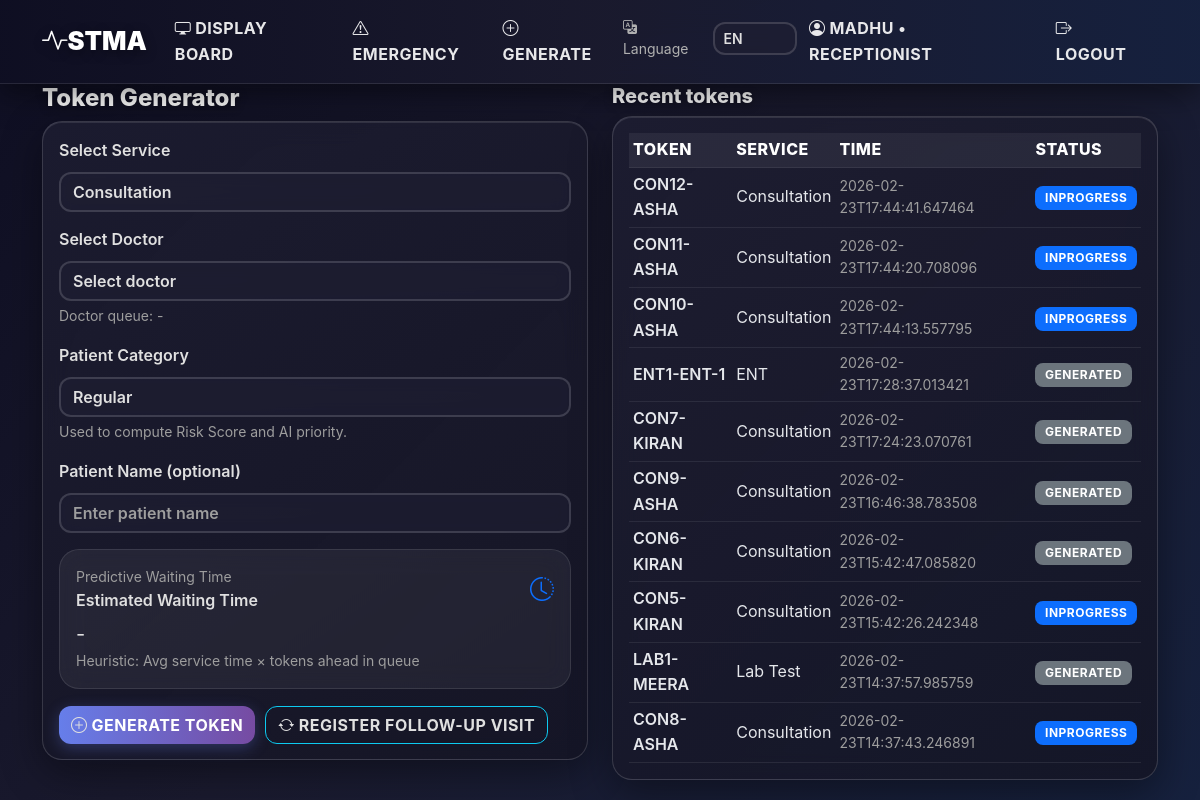
The app's page /generate (signed in) with its own data.
### tables this page shows
CREATE TABLE tokens (
            id INTEGER PRIMARY KEY AUTOINCREMENT,
            token_number TEXT,
            service TEXT,
            generated_time TEXT,
            start_time TEXT,
            end_time TEXT,
            status TEXT
        , service_name TEXT, handled_by TEXT, doctor_id INTEGER, assigned_time TEXT, priority TEXT DEFAULT 'normal', is_followup INTEGER NOT NULL DEFAULT 0, followup_of_token_id INTEGER, priority_level INTEGER NOT NULL DEFAULT 3, patient_category TEXT NOT NULL DEFAULT 'Regular', risk_score INTEGER NOT NULL DEFAULT 30, ai_priority_level INTEGER NOT NULL DEFAULT 4, created_at TEXT, called_at TEXT, closed_at TEXT, service_duration REAL, sla_breached INTEGER NOT NULL DEFAULT 0, patient_name TEXT, created_by_role TEXT NOT NULL DEFAULT 'STAFF', created_by_user_id INTEGER);

### app.py (the view, shortened to what this page needs)
        def wrapped(*args, **kwargs):
            wants_json = (
                request.path.startswith('/api/')
                or request.headers.get('X-Requested-With') == 'XMLHttpRequest'
                or request.accept_mimetypes.best == 'application/json'
            )
            if 'user_id' not in session:
                if wants_json:
                    return app.response_class(json.dumps({'error': 'auth_required'}), status=401, mimetype='application/json')
                return redirect(url_for('login'))
            return f(*args, **kwargs)

### app.py (called while the page is built, shortened)
def get_lang():
    lang = session.get('lang')
    if lang in TRANSLATIONS:
        return lang
    return DEFAULT_LANG

def _(key: str) -> str:
    lang = get_lang()
    return TRANSLATIONS.get(lang, TRANSLATIONS[DEFAULT_LANG]).get(key, key)

@app.context_processor
def inject_i18n():
    return {
        '_': _,
        'current_lang': get_lang(),
        'available_langs': sorted(list(TRANSLATIONS.keys())),
    }

def get_db():
    db = getattr(g, '_database', None)
    if db is None:
        db = g._database = sqlite3.connect(DB_PATH)
        db.row_factory = sqlite3.Row
    return db

@app.teardown_appcontext
def close_connection(exception):
    db = getattr(g, '_database', None)
    if db is not None:
        db.close()

def query_db(query, args=(), one=False):
    cur = get_db().execute(query, args)
    rv = cur.fetchall()
    cur.close()
    return (rv[0] if rv else None) if one else rv

def get_active_doctors(specialization: str | None = None):
    if specialization:
        return query_db(
            """
            SELECT id, name, specialization
            FROM doctors
            WHERE is_active=1
              AND (specialization=? OR specialization IS NULL OR specialization='')
            ORDER BY name
            """,
            (specialization,),
        )

def login_required(role=None):
    def decorator(f):
        def wrapped(*args, **kwargs):
            wants_json = (
                request.path.startswith('/api/')
                or request.headers.get('X-Requested-With') == 'XMLHttpRequest'
                or request.accept_mimetypes.best == 'application/json'
            )
            if 'user_id' not in session:
                if wants_json:
                    return app.response_class(json.dumps({'error': 'auth_required'}), status=401, mimetype='application/json')
                return redirect(url_for('login'))
            return f(*args, **kwargs)
        wrapped.__name__ = f.__name__
        return wrapped
    return decorator

### templates/generate.html (shortened to what this page needs)
{% extends 'base.html' %}
{% block content %}
  <div class="row">
    <div class="col-md-6">
      <div class="stma-title h4">{{ _('token_generator') }}</div>
      <div class="stma-card p-3">
        <form method="post">
          <div class="mb-3">
            <label class="form-label fw-semibold">Select Service</label>
            <select class="form-select" name="service" id="service-select">
              <option>Consultation</option>
            </select>
          </div>
          <div class="mb-3">
            <label class="form-label fw-semibold">Select Doctor</label>
            <select class="form-select" name="doctor_id" id="doctor-select" required>
              <option value="">Select doctor</option>
            </select>
            <div class="small text-muted mt-1" id="doctor-queue">Doctor queue: -</div>
          </div>
          <div class="mb-3">
            <label class="form-label fw-semibold">Patient Category</label>
            <select class="form-select" name="patient_category" id="patient-category" required>
              <option value="Regular" selected>Regular</option>
            </select>
            <div class="small text-muted mt-1">Used to compute Risk Score and AI priority.</div>
          </div>
          <div class="mb-3">
            <label class="form-label fw-semibold">Patient Name (optional)</label>
            <input class="form-control" name="patient_name" placeholder="Enter patient name" value="{{ request.form.get('patient_name','') }}" />
          </div>
          <div class="mb-3">
            <div class="stma-card p-3" style="background: rgba(255,255,255,0.06); box-shadow:none; border: 1px solid rgba(255,255,255,0.10);">
              <div class="d-flex justify-content-between align-items-center">
                <div>
                  <div class="small text-muted">Predictive Waiting Time</div>
                  <div class="fw-semibold">{{ _('estimated_waiting_time') }}</div>
                </div>
                <i class="bi bi-clock-history fs-4 text-primary"></i>
              </div>
              <div class="fs-5 mt-1" id="eta-value">-</div>
              <div class="small text-muted">Heuristic: Avg service time × tokens ahead in queue</div>
            </div>
          </div>
          <div class="d-flex flex-wrap" style="gap: 10px;">
            <button class="btn btn-primary" type="submit"><i class="bi bi-plus-circle me-1"></i>{{ _('generate_token') }}</button>
            <a class="btn btn-outline-info" href="/followup"><i class="bi bi-arrow-repeat me-1"></i>Register Follow-Up Visit</a>
          </div>
        </form>
      </div>
    </div>
    <div class="col-md-6">
      <div class="stma-title h5">{{ _('recent_tokens') }}</div>
      <div class="stma-card p-3">
        <table class="table table-sm align-middle mb-0">
          <thead><tr><th>Token</th><th>Service</th><th>Time</th><th>Status</th></tr></thead>
          <tbody>
            {% for r in recent %}
              <tr>
                <td class="fw-semibold">{{ r['token_number'] }}</td>
                <td>{{ r['service_name'] }}</td>
                <td class="small text-muted">{{ r['generated_time'] }}</td>
                <td>
                  {% if r['status'] == 'Completed' %}
                    <span class="badge text-bg-success">Completed</span>
                  {% elif r['status'] == 'InProgress' %}
                    <span class="badge text-bg-primary">InProgress</span>
                  {% else %}
                    <span class="badge text-bg-secondary">Generated</span>
                  {% endif %}
                </td>
              </tr>
            {% endfor %}
          </tbody>
        </table>
      </div>
    </div>
  </div>
{% endblock %}

### templates/base.html (shortened to what this page needs)
<!doctype html>
<html lang="en">
  <head>
    <link href="https://cdn.jsdelivr.net/npm/bootstrap@5.3.0/dist/css/bootstrap.min.css" rel="stylesheet">
    <link href="https://cdn.jsdelivr.net/npm/bootstrap-icons@1.11.3/font/bootstrap-icons.min.css" rel="stylesheet">
  </head>
  <body>
    <nav class="navbar navbar-expand-lg navbar-dark stma-topbar">
      <div class="container">
        <a class="navbar-brand stma-brand" href="/"><i class="bi bi-activity"></i>{{ _('stma') }}</a>
        <div class="collapse navbar-collapse" id="stmaNav">
          <ul class="navbar-nav me-auto mb-2 mb-lg-0">
            <li class="nav-item"><a class="nav-link" href="/display"><i class="bi bi-display me-1"></i>{{ _('display_board') }}</a></li>
            {% if session.get('role') in ['Receptionist','Service','Admin','Manager'] %}
              <li class="nav-item"><a class="nav-link" href="/emergency"><i class="bi bi-exclamation-triangle me-1"></i>Emergency</a></li>
            {% endif %}
            {% if session.get('role') == 'Receptionist' %}
              <li class="nav-item"><a class="nav-link" href="/generate"><i class="bi bi-plus-circle me-1"></i>{{ _('generate') }}</a></li>
            {% elif session.get('role') == 'Service' %}
              <li class="nav-item"><a class="nav-link" href="/service_panel"><i class="bi bi-speedometer2 me-1"></i>{{ _('service_panel') }}</a></li>
            {% elif session.get('role') == 'Admin' %}
              <li class="nav-item"><a class="nav-link" href="/dashboard"><i class="bi bi-graph-up-arrow me-1"></i>{{ _('dashboard') }}</a></li>
              <li class="nav-item"><a class="nav-link" href="/admin/users"><i class="bi bi-people me-1"></i>{{ _('users') }}</a></li>
            {% elif session.get('role') == 'Manager' %}
              <li class="nav-item"><a class="nav-link" href="/manager"><i class="bi bi-shield-check me-1"></i>Manager</a></li>
            {% elif session.get('role') == 'Patient' %}
              <li class="nav-item"><a class="nav-link" href="/patient"><i class="bi bi-person-heart me-1"></i>Patient Panel</a></li>
            {% endif %}
          </ul>
          <ul class="navbar-nav ms-auto">
            <li class="nav-item">
              <form method="post" action="/set_language" class="d-flex align-items-center">
                <span class="navbar-text stma-soft small me-2"><i class="bi bi-translate me-1"></i>{{ _('language') }}</span>
                <select class="form-select form-select-sm" name="lang" onchange="this.form.submit()" style="width: 84px;">
                  {% for code in available_langs %}
                    <option value="{{ code }}" {% if code == current_lang %}selected{% endif %}>{{ code|upper }}</option>
                  {% endfor %}
                </select>
              </form>
            </li>
            {% if session.get('username') %}
              <li class="nav-item"><span class="nav-link stma-soft"><i class="bi bi-person-circle me-1"></i>{{ session.get('username') }} • {{ session.get('role') }}</span></li>
              <li class="nav-item"><a class="nav-link" href="/logout"><i class="bi bi-box-arrow-right me-1"></i>{{ _('logout') }}</a></li>
            {% else %}
              <li class="nav-item"><a class="nav-link" href="/login"><i class="bi bi-box-arrow-in-right me-1"></i>{{ _('login') }}</a></li>
            {% endif %}
          </ul>
        </div>
      </div>
    </nav>
    <div class="container stma-shell">
      <div class="stma-page">
        {% block content %}{% endblock %}
      </div>
    </div>
  </body>
</html>

### templates/base.html (style rules this page uses)
body { background: linear-gradient(135deg, #0f0f23, #1a1a2e, #16213e); background-attachment: fixed; color: #e0e0e0; font-family: -apple-system, BlinkMacSystemFont, 'Segoe UI', Roboto, 'Helvetica Neue', Arial, sans-serif; line-height: 1.6; }
.stma-topbar { background: linear-gradient(90deg, rgba(15,15,35,0.98), rgba(26,26,46,0.98), rgba(22,33,62,0.98)); backdrop-filter: blur(16px); box-shadow: 0 8px 32px rgba(0,0,0,0.5); border-bottom: 1px solid rgba(255,255,255,0.1); }
.stma-brand { font-weight: 900; font-size: 1.6rem; color: #ffffff; text-shadow: 0 3px 12px rgba(0,0,0,0.4); }
.stma-title { color: #ffffff; font-weight: 800; text-shadow: 0 2px 8px rgba(0,0,0,0.4); }
.stma-soft { color: #b0b0b0; }
.stma-card { background: linear-gradient(145deg, rgba(30,30,50,0.8), rgba(20,20,35,0.8)); border: 1px solid rgba(255,255,255,0.15); border-radius: 20px; box-shadow: 0 12px 40px rgba(0,0,0,0.4), inset 0 1px 0 rgba(255,255,255,0.1); backdrop-filter: blur(12px); transition: all 0.3s cubic-bezier(0.4, 0, 0.2, 1); }
.stma-card * { color: #e0e0e0; }
.stma-card .text-muted { color: #9e9e9e !important; }
.stma-card .small { color: #b0b0b0; }
.stma-card .table { --bs-table-bg: transparent; --bs-table-color: #e5e7eb; --bs-table-border-color: rgba(255,255,255,0.10); --bs-table-striped-bg: rgba(255,255,255,0.03); --bs-table-striped-color: #e5e7eb; --bs-table-hover-bg: rgba(255,255,255,0.05); --bs-table-hover-color: #ffffff; color: #e5e7eb; background-color: transparent; }
.stma-card .table thead th { background: rgba(255,255,255,0.06); color: #ffffff; border-bottom: 1px solid rgba(255,255,255,0.12); }
.stma-card .table tbody td { background-color: transparent; }
.btn { border-radius: 12px; font-weight: 700; transition: all 0.3s cubic-bezier(0.4, 0, 0.2, 1); text-transform: uppercase; letter-spacing: 0.5px; }
.btn-primary { background: linear-gradient(90deg, #667eea, #764ba2); border: none; color: #ffffff; box-shadow: 0 4px 15px rgba(102,126,234,0.3); }
.table { color: #e0e0e0; }
.table th { border-top: none; font-weight: 800; color: #ffffff; background: linear-gradient(90deg, rgba(102,126,234,0.15), rgba(118,75,162,0.15)); border-bottom: 2px solid rgba(255,255,255,0.15); text-transform: uppercase; letter-spacing: 0.5px; }
.table td { border-color: rgba(255,255,255,0.08); }
.form-control, .form-select { background: rgba(30,30,50,0.7); border: 2px solid rgba(255,255,255,0.15); color: #e0e0e0; border-radius: 12px; font-weight: 600; backdrop-filter: blur(8px); }
.form-control::placeholder { color: #9e9e9e; }
.form-select option { background-color: #0f1326; color: #e5e7eb; }
.navbar-nav .nav-link { color: rgba(255,255,255,0.9); font-weight: 700; border-radius: 10px; margin: 0 4px; transition: all 0.3s; text-transform: uppercase; letter-spacing: 0.5px; }
.badge { font-weight: 700; border-radius: 8px; padding: 0.5em 0.8em; text-transform: uppercase; letter-spacing: 0.5px; }

### records on screen
tokens: get "MADHU", token_number "CON7-KIRAN", service_name "Consultation", generated_time "2026-02-23T17:24:23.070761", status "GENERATED"
tokens: token_number "CON12-ASHA", service_name "Consultation", generated_time "2026-02-23T17:44:41.647464", status "INPROGRESS"
tokens: token_number "CON11-ASHA", service_name "Consultation", generated_time "2026-02-23T17:44:20.708096", status "INPROGRESS"
tokens: token_number "CON10-ASHA", service_name "Consultation", generated_time "2026-02-23T17:44:13.557795", status "INPROGRESS"
tokens: token_number "ENT1-ENT-1", service_name "ENT", generated_time "2026-02-23T17:28:37.013421", status "GENERATED"
tokens: token_number "CON9-ASHA", service_name "Consultation", generated_time "2026-02-23T16:46:38.783508", status "GENERATED"
tokens: token_number "CON6-KIRAN", service_name "Consultation", generated_time "2026-02-23T15:42:47.085820", status "GENERATED"
tokens: token_number "CON5-KIRAN", service_name "Consultation", generated_time "2026-02-23T15:42:26.242348", status "INPROGRESS"
tokens: token_number "LAB1-MEERA", service_name "Lab Test", generated_time "2026-02-23T14:37:57.985759", status "GENERATED"
tokens: token_number "CON8-ASHA", service_name "Consultation", generated_time "2026-02-23T14:37:43.246891", status "INPROGRESS"

### other values on screen
{{ session.get('role') }} "RECEPTIONIST"
form field lang "EN"
